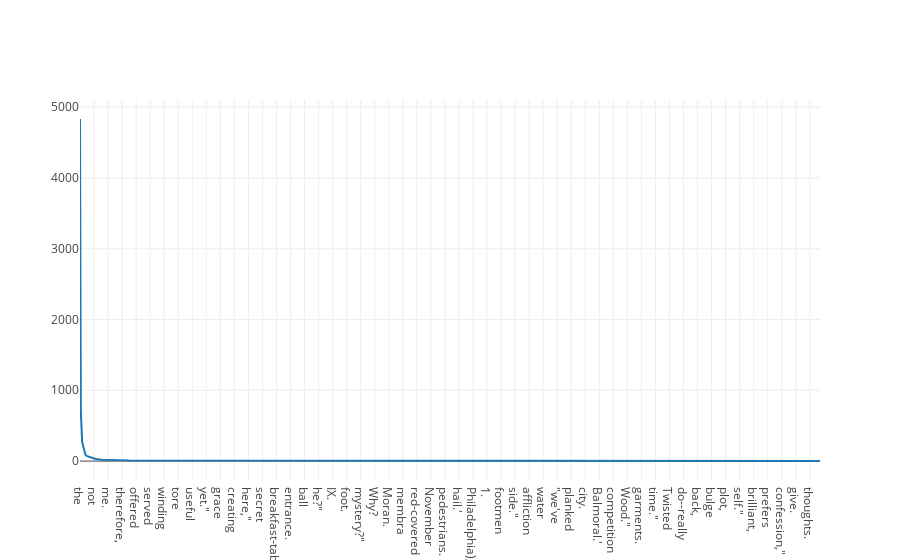

Notebook code cell kept with this figure:
### Code cell
iplot([{"x" : list(zip(*sorted_tokens))[0], "y": list(zip(*sorted_tokens))[1]}])

### Figure 1 — Plotly figure (JSON) as saved in the notebook; plotly's stock layout.template omitted (floating-point values rounded to 4 significant figures; data arrays with more than 128 entries replaced by an {"elided": "..."} marker saying what was removed)
{"data": [{"x": {"elided": "17242 str values"}, "y": {"elided": "17242 int values"}}], "layout": {}}
